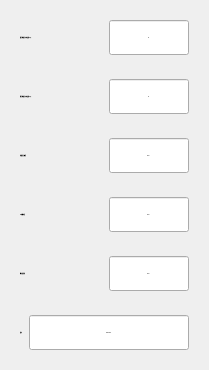
              <widget class="QGroupBox" name="groupBox_49">
               <property name="styleSheet">
                <string notr="true">QGroupBox {
    border: none
}
</string>
               </property>
               <property name="title">
                <string/>
               </property>
               <layout class="QVBoxLayout" name="verticalLayout_5">
                <item>
                 <widget class="QGroupBox" name="groupBox_50">
                  <property name="styleSheet">
                   <string notr="true">QGroupBox {
    border: none
}
</string>
                  </property>
                  <property name="title">
                   <string/>
                  </property>
                  <layout class="QHBoxLayout" name="horizontalLayout_40">
                   <item>
                    <widget class="QLabel" name="label_38">
                     <property name="font">
                      <font>
                       <family>Microsoft YaHei</family>
                       <pointsize>-1</pointsize>
                       <bold>true</bold>
                      </font>
                     </property>
                     <property name="text">
                      <string>高压侧输出功率设置(KW)</string>
                     </property>
                    </widget>
                   </item>
                   <item>
                    <widget class="QLineEdit" name="lineEdit_37">
                     <property name="sizePolicy">
                      <sizepolicy hsizetype="Fixed" vsizetype="Fixed">
                       <horstretch>0</horstretch>
                       <verstretch>0</verstretch>
                      </sizepolicy>
                     </property>
                     <property name="minimumSize">
                      <size>
                       <width>80</width>
                       <height>35</height>
                      </size>
                     </property>
                     <property name="maximumSize">
                      <size>
                       <width>80</width>
                       <height>35</height>
                      </size>
                     </property>
                     <property name="font">
                      <font>
                       <family>Microsoft YaHei</family>
                       <pointsize>-1</pointsize>
                      </font>
                     </property>
                     <property name="text">
                      <string>99</string>
                     </property>
                     <property name="alignment">
                      <set>Qt::AlignCenter</set>
                     </property>
                     <property name="readOnly">
                      <bool>true</bool>
                     </property>
                    </widget>
                   </item>
                  </layout>
                 </widget>
                </item>
                <item>
                 <widget class="QGroupBox" name="groupBox_51">
                  <property name="styleSheet">
                   <string notr="true">QGroupBox {
    border: none
}
</string>
                  </property>
                  <property name="title">
                   <string/>
                  </property>
                  <layout class="QHBoxLayout" name="horizontalLayout_41">
                   <item>
                    <widget class="QLabel" name="label_39">
                     <property name="font">
                      <font>
                       <family>Microsoft YaHei</family>
                       <pointsize>-1</pointsize>
                       <bold>true</bold>
                      </font>
                     </property>
                     <property name="text">
                      <string>低压侧输出功率设置(KW)</string>
                     </property>
                    </widget>
                   </item>
                   <item>
                    <widget class="QLineEdit" name="lineEdit_38">
                     <property name="sizePolicy">
                      <sizepolicy hsizetype="Fixed" vsizetype="Fixed">
                       <horstretch>0</horstretch>
                       <verstretch>0</verstretch>
                      </sizepolicy>
                     </property>
                     <property name="minimumSize">
                      <size>
                       <width>80</width>
                       <height>35</height>
                      </size>
                     </property>
                     <property name="maximumSize">
                      <size>
                       <width>80</width>
                       <height>35</height>
                      </size>
                     </property>
                     <property name="font">
                      <font>
                       <family>Microsoft YaHei</family>
                       <pointsize>-1</pointsize>
                      </font>
                     </property>
                     <property name="text">
                      <string>99</string>
                     </property>
                     <property name="alignment">
                      <set>Qt::AlignCenter</set>
                     </property>
                     <property name="readOnly">
                      <bool>true</bool>
                     </property>
                    </widget>
                   </item>
                  </layout>
                 </widget>
                </item>
                <item>
                 <widget class="QGroupBox" name="groupBox_52">
                  <property name="styleSheet">
                   <string notr="true">QGroupBox {
    border: none
}
</string>
                  </property>
                  <property name="title">
                   <string/>
                  </property>
                  <layout class="QHBoxLayout" name="horizontalLayout_42">
                   <item>
                    <widget class="QLabel" name="label_40">
                     <property name="font">
                      <font>
                       <family>Microsoft YaHei</family>
                       <pointsize>-1</pointsize>
                       <bold>true</bold>
                      </font>
                     </property>
                     <property name="text">
                      <string>风扇启动温度</string>
                     </property>
                    </widget>
                   </item>
                   <item>
                    <widget class="QLineEdit" name="lineEdit_39">
                     <property name="sizePolicy">
                      <sizepolicy hsizetype="Fixed" vsizetype="Fixed">
                       <horstretch>0</horstretch>
                       <verstretch>0</verstretch>
                      </sizepolicy>
                     </property>
                     <property name="minimumSize">
                      <size>
                       <width>80</width>
                       <height>35</height>
                      </size>
                     </property>
                     <property name="maximumSize">
                      <size>
                       <width>80</width>
                       <height>35</height>
                      </size>
                     </property>
                     <property name="font">
                      <font>
                       <family>Microsoft YaHei</family>
                       <pointsize>-1</pointsize>
                      </font>
                     </property>
                     <property name="text">
                      <string>999.9</string>
                     </property>
                     <property name="alignment">
                      <set>Qt::AlignCenter</set>
                     </property>
                    </widget>
                   </item>
                  </layout>
                 </widget>
                </item>
                <item>
                 <widget class="QGroupBox" name="groupBox_53">
                  <property name="styleSheet">
                   <string notr="true">QGroupBox {
    border: none
}
</string>
                  </property>
                  <property name="title">
                   <string/>
                  </property>
                  <layout class="QHBoxLayout" name="horizontalLayout_43">
                   <item>
                    <widget class="QLabel" name="label_41">
                     <property name="font">
                      <font>
                       <family>Microsoft YaHei</family>
                       <pointsize>-1</pointsize>
                       <bold>true</bold>
                      </font>
                     </property>
                     <property name="text">
                      <string>5V电源电压</string>
                     </property>
                    </widget>
                   </item>
                   <item>
                    <widget class="QLineEdit" name="lineEdit_40">
                     <property name="sizePolicy">
                      <sizepolicy hsizetype="Fixed" vsizetype="Fixed">
                       <horstretch>0</horstretch>
                       <verstretch>0</verstretch>
                      </sizepolicy>
                     </property>
                     <property name="minimumSize">
                      <size>
                       <width>80</width>
                       <height>35</height>
                      </size>
                     </property>
                     <property name="maximumSize">
                      <size>
                       <width>80</width>
                       <height>35</height>
                      </size>
                     </property>
                     <property name="font">
                      <font>
                       <family>Microsoft YaHei</family>
                       <pointsize>-1</pointsize>
                      </font>
                     </property>
                     <property name="text">
                      <string>999.9</string>
                     </property>
                     <property name="alignment">
                      <set>Qt::AlignCenter</set>
                     </property>
                     <property name="readOnly">
                      <bool>true</bool>
                     </property>
                    </widget>
                   </item>
                  </layout>
                 </widget>
                </item>
                <item>
                 <widget class="QGroupBox" name="groupBox_54">
                  <property name="styleSheet">
                   <string notr="true">QGroupBox {
    border: none
}
</string>
                  </property>
                  <property name="title">
                   <string/>
                  </property>
                  <layout class="QHBoxLayout" name="horizontalLayout_44">
                   <item>
                    <widget class="QLabel" name="label_42">
                     <property name="font">
                      <font>
                       <family>Microsoft YaHei</family>
                       <pointsize>-1</pointsize>
                       <bold>true</bold>
                      </font>
                     </property>
                     <property name="text">
                      <string>继电器控制</string>
                     </property>
                    </widget>
                   </item>
                   <item>
                    <widget class="QLineEdit" name="lineEdit_41">
                     <property name="sizePolicy">
                      <sizepolicy hsizetype="Fixed" vsizetype="Fixed">
                       <horstretch>0</horstretch>
                       <verstretch>0</verstretch>
                      </sizepolicy>
                     </property>
                     <property name="minimumSize">
                      <size>
                       <width>80</width>
                       <height>35</height>
                      </size>
                     </property>
                     <property name="maximumSize">
                      <size>
                       <width>80</width>
                       <height>35</height>
                      </size>
                     </property>
                     <property name="font">
                      <font>
                       <family>Microsoft YaHei</family>
                       <pointsize>-1</pointsize>
                      </font>
                     </property>
                     <property name="text">
                      <string>999.9</string>
                     </property>
                     <property name="alignment">
                      <set>Qt::AlignCenter</set>
                     </property>
                    </widget>
                   </item>
                  </layout>
                 </widget>
                </item>
                <item>
                 <widget class="QGroupBox" name="groupBox_48">
                  <property name="styleSheet">
                   <string notr="true">QGroupBox {
    border: none
}
</string>
                  </property>
                  <property name="title">
                   <string/>
                  </property>
                  <layout class="QHBoxLayout" name="horizontalLayout_46">
                   <item>
                    <widget class="QLabel" name="label_43">
                     <property name="font">
                      <font>
                       <family>Microsoft YaHei</family>
                       <pointsize>-1</pointsize>
                       <bold>true</bold>
                      </font>
                     </property>
                     <property name="text">
                      <string>版本</string>
                     </property>
                    </widget>
                   </item>
                   <item>
                    <widget class="QLineEdit" name="lineEdit_42">
                     <property name="sizePolicy">
                      <sizepolicy hsizetype="Fixed" vsizetype="Fixed">
                       <horstretch>0</horstretch>
                       <verstretch>0</verstretch>
                      </sizepolicy>
                     </property>
                     <property name="minimumSize">
                      <size>
                       <width>160</width>
                       <height>35</height>
                      </size>
                     </property>
                     <property name="maximumSize">
                      <size>
                       <width>80</width>
                       <height>35</height>
                      </size>
                     </property>
                     <property name="font">
                      <font>
                       <family>Microsoft YaHei</family>
                       <pointsize>-1</pointsize>
                      </font>
                     </property>
                     <property name="text">
                      <string>999999999</string>
                     </property>
                     <property name="alignment">
                      <set>Qt::AlignCenter</set>
                     </property>
                    </widget>
                   </item>
                  </layout>
                 </widget>
                </item>
               </layout>
              </widget>
